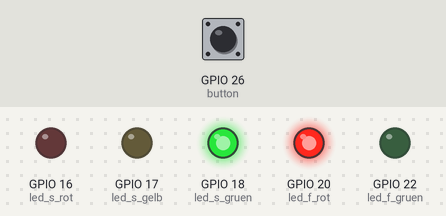
A sketch run on a simulated ESP32. Parts: output pins drawn as LEDs (lit = HIGH). The inputs (shaded band) are chosen by the test bench; at power-on: GPIO 26 (button) LOW.

Above: at 1.2 s.
1.3 s: GPIO 26 (button) pulled HIGH for 0.15 s
At 2.6 s:
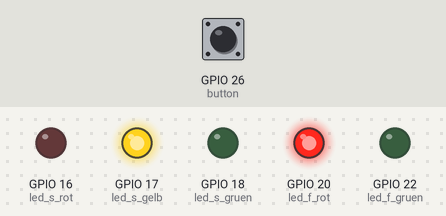
At 3.7 s:
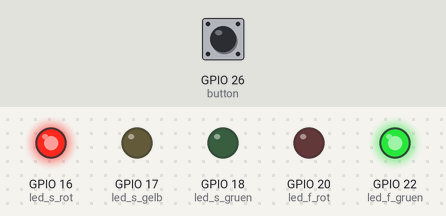
7.4 s: GPIO 26 (button) pulled HIGH for 3.2 s
At 16.7 s:
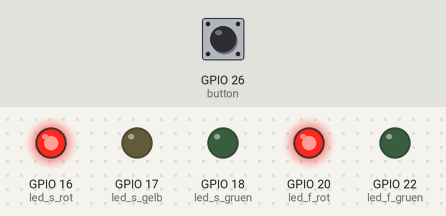
Timing chart, 0 to 18.1 s (numbered marks = the images above; inputs shaded):
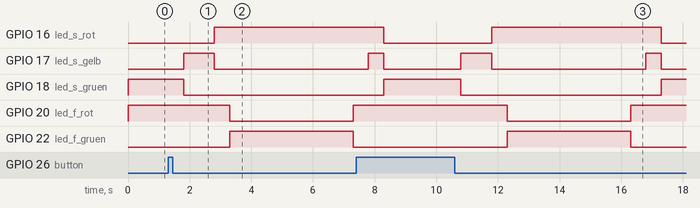

Measured:
- after the input at 1.3 s, GPIO 16 (led_s_rot): LOW → HIGH after 1.5 s; GPIO 17 (led_s_gelb): LOW → HIGH after 0.50 s, → LOW 1.0 s later; GPIO 18 (led_s_gruen): HIGH → LOW after 0.50 s; GPIO 20 (led_f_rot): HIGH → LOW after 2.0 s, → HIGH 4.0 s later; GPIO 22 (led_f_gruen): LOW → HIGH after 2.0 s, → LOW 4.0 s later
- after the input at 7.4 s, GPIO 20 (led_f_rot): HIGH → LOW after 4.9 s, → HIGH 4.0 s later; GPIO 22 (led_f_gruen): LOW → HIGH after 4.9 s, → LOW 4.0 s later

The sketch:

Bedarfsampel.ino
```cpp
// Pin-Definitionen
const int led_s_rot = 16;
const int led_s_gelb = 17;
const int led_s_gruen = 18;
const int led_f_rot = 20;
const int led_f_gruen = 22;
const int button = 26;

void schaltePhase() {
    // Phase 1: Warte, dann: Seite – Rot aus, Gelb an, Grün aus
    delay(500);
    digitalWrite(led_s_gelb, HIGH);
    digitalWrite(led_s_gruen, LOW);

    // Phase 2: Warte, dann: Seite – Rot an, Gelb aus, Grün aus
    delay(1000);
    digitalWrite(led_s_rot, HIGH);
    digitalWrite(led_s_gelb, LOW);

    // Phase 3: Warte, dann: Fußgänger – Rot aus, Grün an
    delay(500);
    digitalWrite(led_f_rot, LOW);
    digitalWrite(led_f_gruen, HIGH);

    // Phase 4: Warte, dann: Fußgänger – Rot an, Grün aus
    delay(4000);
    digitalWrite(led_f_rot, HIGH);
    digitalWrite(led_f_gruen, LOW);

    // Phase 5: Warte, dann: Seite – Rot und Gelb an, Grün aus
    delay(500);
    digitalWrite(led_s_gelb, HIGH);

    // Phase 6: Warte, dann: Seite – Rot und Gelb aus, Grün an
    delay(500);
    digitalWrite(led_s_rot, LOW);
    digitalWrite(led_s_gelb, LOW);
    digitalWrite(led_s_gruen, HIGH);

    // Abschließende Pause
    delay(2000);
}

void setup() {
    pinMode(led_s_rot, OUTPUT);
    pinMode(led_s_gelb, OUTPUT);
    pinMode(led_s_gruen, OUTPUT);
    pinMode(led_f_rot, OUTPUT);
    pinMode(led_f_gruen, OUTPUT);
    pinMode(button, INPUT_PULLDOWN);

    // Initiale Zustände
    digitalWrite(led_s_rot, LOW);
    digitalWrite(led_s_gelb, LOW);
    digitalWrite(led_s_gruen, HIGH);
    digitalWrite(led_f_rot, HIGH);
    digitalWrite(led_f_gruen, LOW);
}

void loop() {
    if (digitalRead(button) == HIGH) {
        schaltePhase();
    }
}
```
